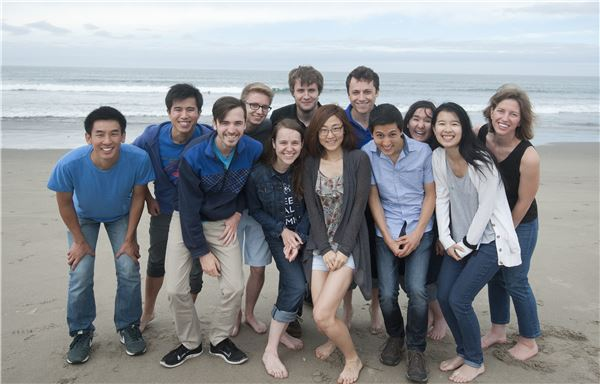
#> input picture test.jpg, 600 x 384 px, found by its file name
$ jupyter execute 'Face Detection Using Haar Cascades.ipynb'
#> lines starting #> are read from the running program, lines starting #| are printed output that depends on the picture; after the words box and inside, x2 and y2 are one past the last pixel; in counts of white or black regions, pixels touching at a corner belong together
[cell 1]
import cv2
import sys
import imutils
from IPython.display import Image
# imagePath = sys.argv[1]
# cascPath = sys.argv[2]
imagePath = r'C:\Users\user\Desktop\test.jpg'
cascPath = r'C:\Users\user\Desktop\haarcascade_frontalface_default.xml'

[cell 2]
# 初始化Haar cascade
face_cascade = cv2.CascadeClassifier(cascPath)
# 讀入欲辨識人臉圖片
image = cv2.imread(imagePath)
#> image is the input picture: shape (384, 600, 3); mean B, G, R 150, 146.1, 143.4
# 轉灰階
gray = cv2.cvtColor(image, cv2.COLOR_BGR2GRAY)
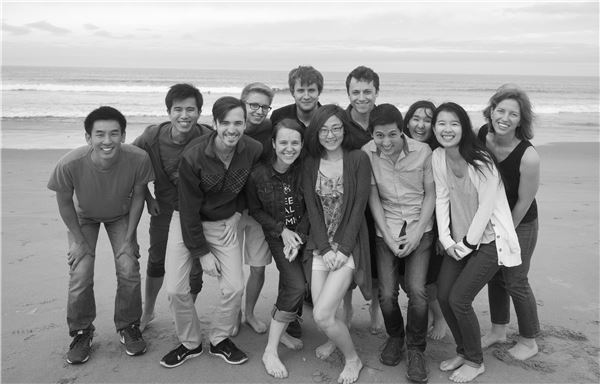
#> gray: shape (384, 600); min 1, max 254, mean 145.8

faces = face_cascade.detectMultiScale(
    gray,
    scaleFactor=1.1,
    minNeighbors=5,
    minSize=(25, 25),
    flags = cv2.CASCADE_SCALE_IMAGE)
#> faces = [[291, 79, 30, 30], [346, 80, 32, 32], [244, 93, 32, 32], [169, 97, 32, 32], [491, 100, 32, 32], [406, 108, 31, 31], [431, 111, 33, 33], [216, 110, 34, 34], [315, 117, 32, 32], [86, 118, 42, 42], [370, 122, 34, 34], [272, 130, 32, 32]]

# x,y矩形位置、w,h為寬和高
for (x, y, w, h) in faces:
    cv2.rectangle(image, (x, y), (x+w, y+h), (0, 255, 0), 2)
#> this loop made 12 passes
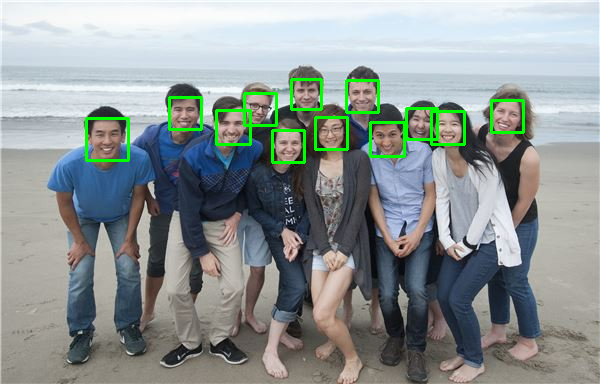
#> image: shape (384, 600, 3); 2.02% of pixels changed, all inside (x1, y1, x2, y2) = (85, 78, 525, 164)

new_pic = imutils.resize(image, height = 640)

cv2.imshow("Display faces", new_pic)
cv2.waitKey(0)
cv2.destroyAllWindows()
